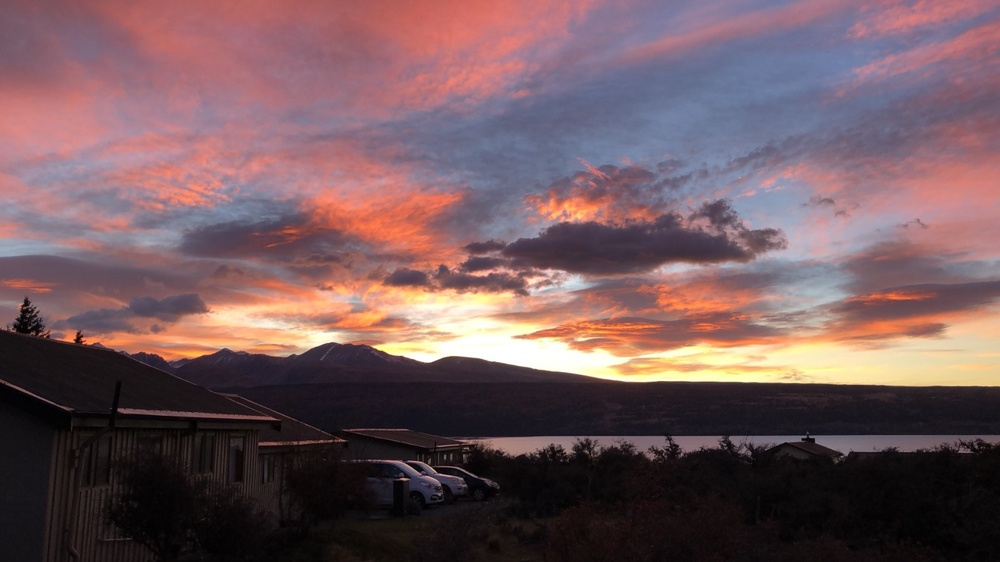
#> input picture images/insta.jpg, 1000 x 562 px, shrunk from 1600 x 900 before the run
$ python tarea_ejercicio2.py
#> lines starting #> are read from the running program, lines starting #| are printed output that depends on the picture
# Ejercicio aplicativo 2
# 2.- Cargar la imagen insta.jpg. Introducir ruido gaussiano y ruido sal y pimienta a la
# imagen. Probar con distintos tipos de filtros hasta obtener una imagen de calidad
# para los ruidos anteriormente introducidos. ¿Qué tipo de filtro funciona mejor en
# cada uno de los casos anteriores? Justifica tu respuesta-.

# Importacion de librerias
import cv2
import numpy as np
from skimage.util import random_noise

# Cargar la imagen insta.jpg
img = cv2.imread("../images/insta.jpg")
#> img is the input picture: shape (562, 1000, 3); mean B, G, R 93, 88.6, 114.5

# Agregar ruido guassiano
noise_gaussiano = random_noise(img, mode='gaussian', var=0.01)
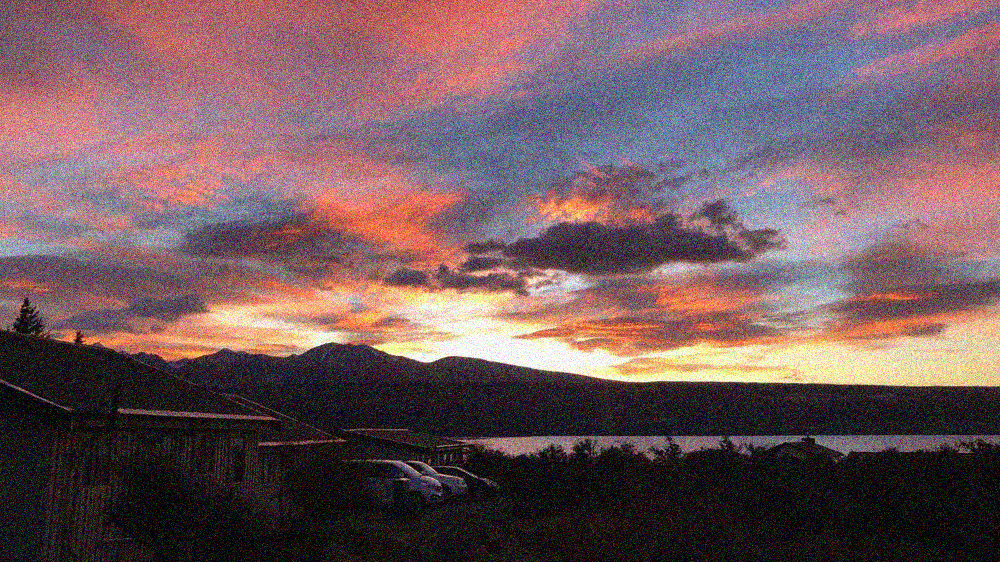
#> noise_gaussiano: shape (562, 1000, 3) float64; mean B, G, R 0.369, 0.352, 0.451

# Agregar ruido sal y pimienta
noise_sal_pimienta = random_noise(img, mode='s&p', amount=0.01)
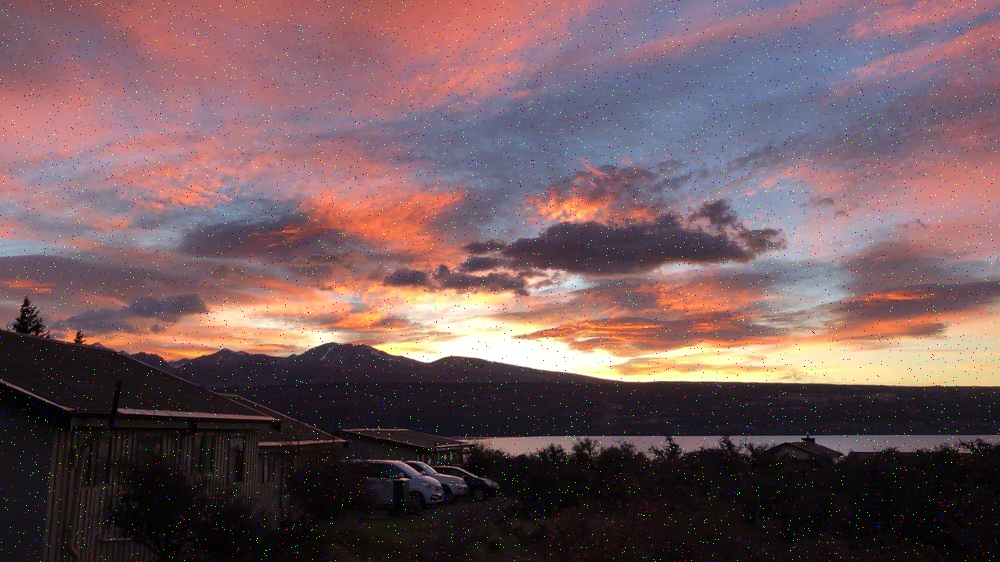
#> noise_sal_pimienta: shape (562, 1000, 3) float64; mean B, G, R 0.366, 0.349, 0.45

# Cambio a uint8
noise_gaussiano = np.array(255*noise_gaussiano, dtype = 'uint8')
noise_sal_pimienta = np.array(255*noise_sal_pimienta, dtype = 'uint8')
#cv2.imshow("ruido_gaussiano",noise_gaussiano)
#cv2.imshow("ruido_sal_pimienta",noise_sal_pimienta)

# LAS IMAGENES CON RUIDO SON:
# noise_gaussiano
# noise_sal_pimienta

########## FILTRO PROMEDIADO ##########
# Aplicacion de filtro promediado para noise_gaussiano
filtro_promediado_g = cv2.blur(noise_gaussiano,(3,3))
#cv2.imshow("filtro_promedio_g",filtro_promediado_g)

# Aplicacion de filtro promediado para noise_sal_pimienta
filtro_promediado_sp = cv2.blur(noise_gaussiano,(3,3))
#cv2.imshow("filtro_promedio_sp",filtro_promediado_sp)

########## FILTRO MEDIANA ##########
# Aplicacion de filtro mediana para noise_gaussiano
filtro_mediana_g = cv2.medianBlur(noise_gaussiano, 3)
#cv2.imshow("filtro_mediana_g",filtro_mediana_g)

# Aplicacion de filtro mediana para noise_sal_pimienta
filtro_mediana_sp = cv2.medianBlur(noise_sal_pimienta, 3)
cv2.imshow("filtro_mediana_sp",filtro_mediana_sp)

########## FILTRO GAUSSIANO ##########
# Aplicacion de filtro gaussiano para noise_gaussiano
filtro_gaussiano_g = cv2.GaussianBlur(noise_gaussiano,(3,3),cv2.BORDER_DEFAULT)
cv2.imshow("filtro_gaussiano_g",filtro_gaussiano_g)

# Aplicacion de filtro gaussiano para noise_sal_pimienta
filtro_gaussiano_sp = cv2.GaussianBlur(noise_sal_pimienta,(3,3),cv2.BORDER_DEFAULT)
#cv2.imshow("filtro_gaussiano_sp",filtro_gaussiano_sp)

########## FILTRO SHAPENING ##########
filter_sharpen = np.array([[-1, -1, -1], [-1, 9, -1], [-1, -1, -1]])
# Aplicacion de filtro sharpening para noise_gaussiano
filtro_sharpening_g = cv2.filter2D(noise_gaussiano,-1,filter_sharpen)
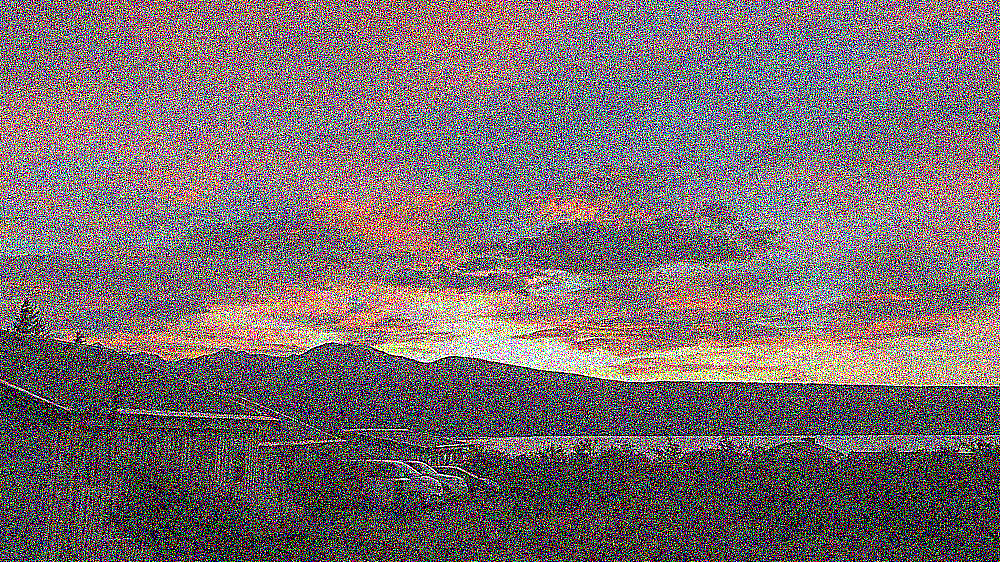
#> filtro_sharpening_g: shape (562, 1000, 3); mean B, G, R 110.4, 108.5, 120.6
#cv2.imshow("filtro_sharpening_g",filtro_sharpening_g)

# Aplicacion de filtro sharpening para noise_sal_pimienta
filtro_sharpening_sp = cv2.filter2D(noise_sal_pimienta,-1,filter_sharpen)
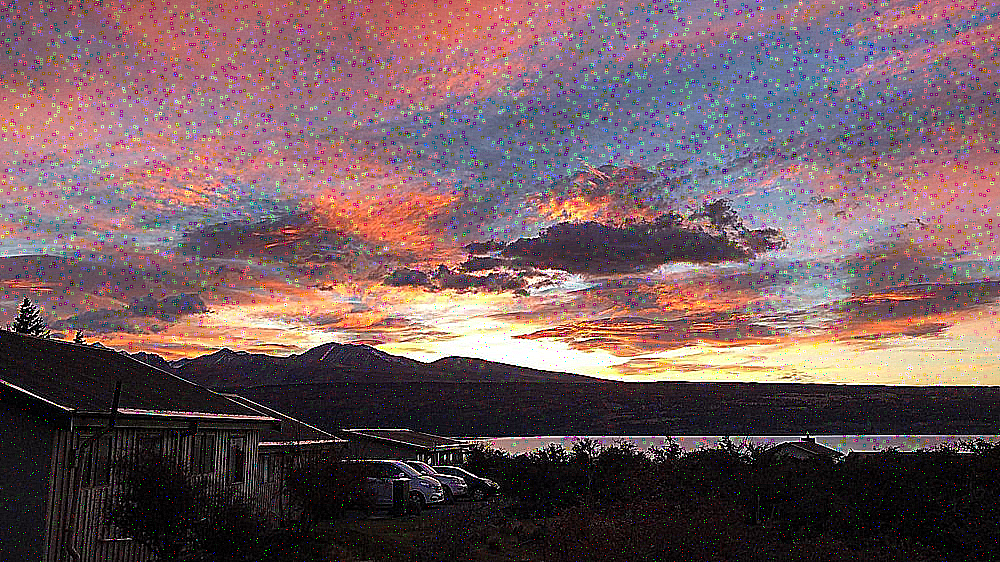
#> filtro_sharpening_sp: shape (562, 1000, 3); mean B, G, R 94.5, 89.9, 114.5
#cv2.imshow("filtro_sharpening_sp",filtro_sharpening_sp)

########## FILTRO HAT MEXICAN##########
filter_hat = np.array([[0,0,-1,0,0],[0,-1,-2,-1,0],[-1,-2,16,-2,-1],[0,-1,-2,-1,0],[0,0,-1,0,0]])
# Aplicacion de filtro hat para noise_gaussiano
filtro_hat_g = cv2.filter2D(noise_gaussiano,-1,filter_hat)
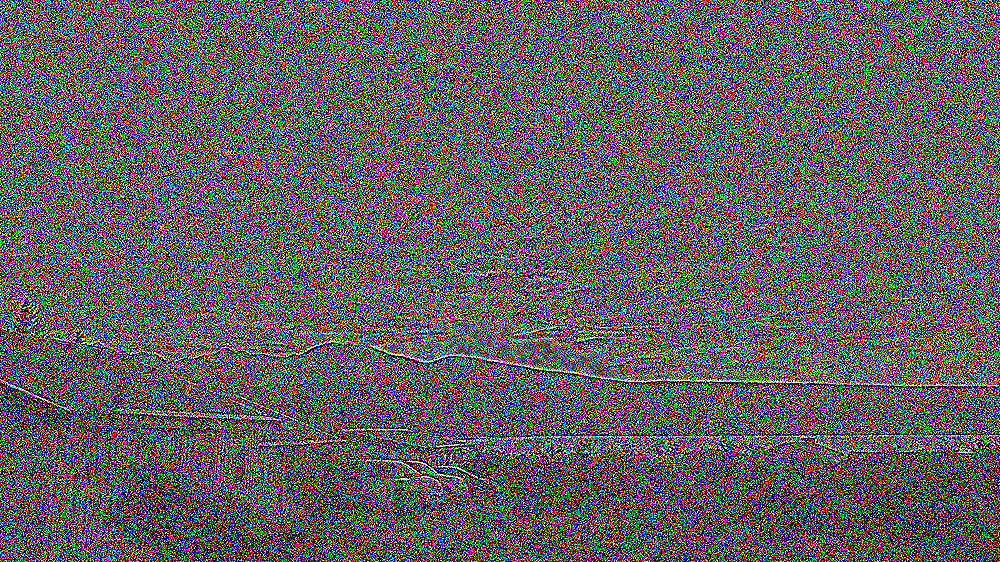
#> filtro_hat_g: shape (562, 1000, 3); mean B, G, R 93.7, 93.4, 94.9
#cv2.imshow("filtro_hat_g",filtro_hat_g)

# Aplicacion de filtro hat para noise_sal_pimienta
filtro_hat_sp = cv2.filter2D(noise_sal_pimienta,-1,filter_hat)
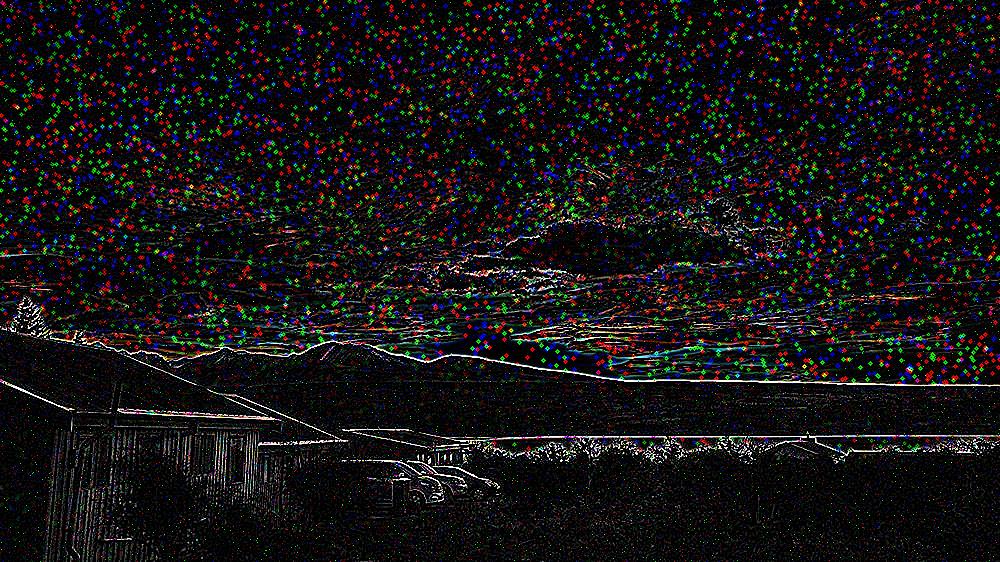
#> filtro_hat_sp: shape (562, 1000, 3); mean B, G, R 20.2, 19.5, 21.1
#cv2.imshow("filtro_hat_sp",filtro_hat_sp)

cv2.waitKey(0)

'''
JUSTIFICACION DE RESPUESTA

**Para la imagen con ruido gaussiano
Para mejorar una imagen con ruido gaussiano, uno de los filtros más efectivos
es el filtro de desenfoque gaussiano.
El filtro de desenfoque gaussiano funciona al suavizar la imagen mediante la
aplicación de un efecto de desenfoque basado en una distribución gaussiana.
Este filtro es especialmente útil para reducir el ruido gaussiano.


**Para la imagen con ruido de sal y pimienta
Para reducir el ruido de sal y pimienta en una imagen, uno de los filtros más
efectivos es el filtro de mediana. Este filtro reemplaza el valor de un píxel
ruidoso por la mediana de los valores de los píxeles vecinos
'''

$ run again, with images/LicensePlate1.jpg copied over images/insta.jpg
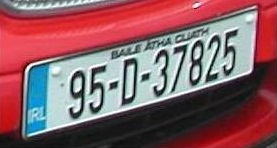
#> input picture images/LicensePlate1.jpg, 277 x 148 px
#> img is the input picture: shape (148, 277, 3); mean B, G, R 99.7, 93.6, 137.2
#> `filtro_hat_g = cv2.filter2D(noise_gaussiano,-1,filter_hat)`:
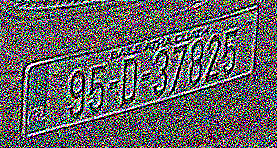
#> filtro_hat_g: shape (148, 277, 3); mean B, G, R 99.7, 98, 100.4
#> `filtro_hat_sp = cv2.filter2D(noise_sal_pimienta,-1,filter_hat)`:
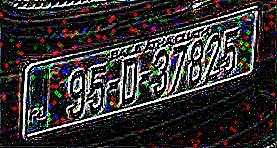
#> filtro_hat_sp: shape (148, 277, 3); mean B, G, R 48, 48.1, 51.1

$ run again, with images/bp1.jpg copied over images/insta.jpg
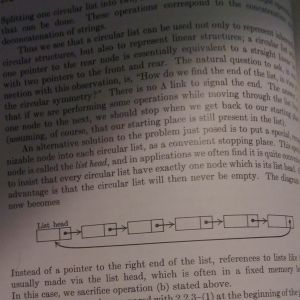
#> input picture images/bp1.jpg, 300 x 300 px
#> img is the input picture: shape (300, 300, 3); mean B, G, R 94.5, 97.8, 107.5
#> `filtro_hat_g = cv2.filter2D(noise_gaussiano,-1,filter_hat)`:
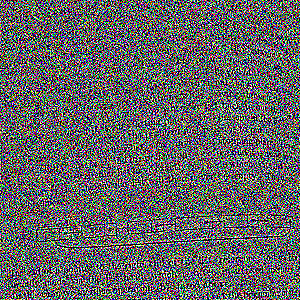
#> filtro_hat_g: shape (300, 300, 3); mean B, G, R 99.6, 99.4, 99.8
#> `filtro_hat_sp = cv2.filter2D(noise_sal_pimienta,-1,filter_hat)`:
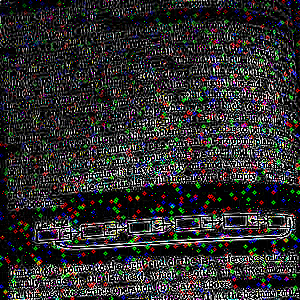
#> filtro_hat_sp: shape (300, 300, 3); mean B, G, R 45.8, 46, 46.6
